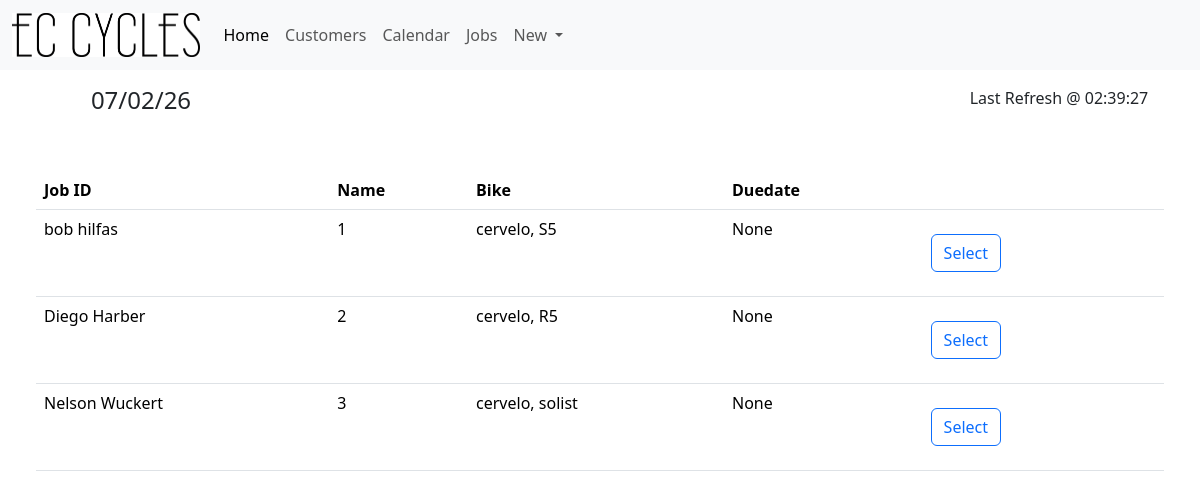
The app's page /, older data.
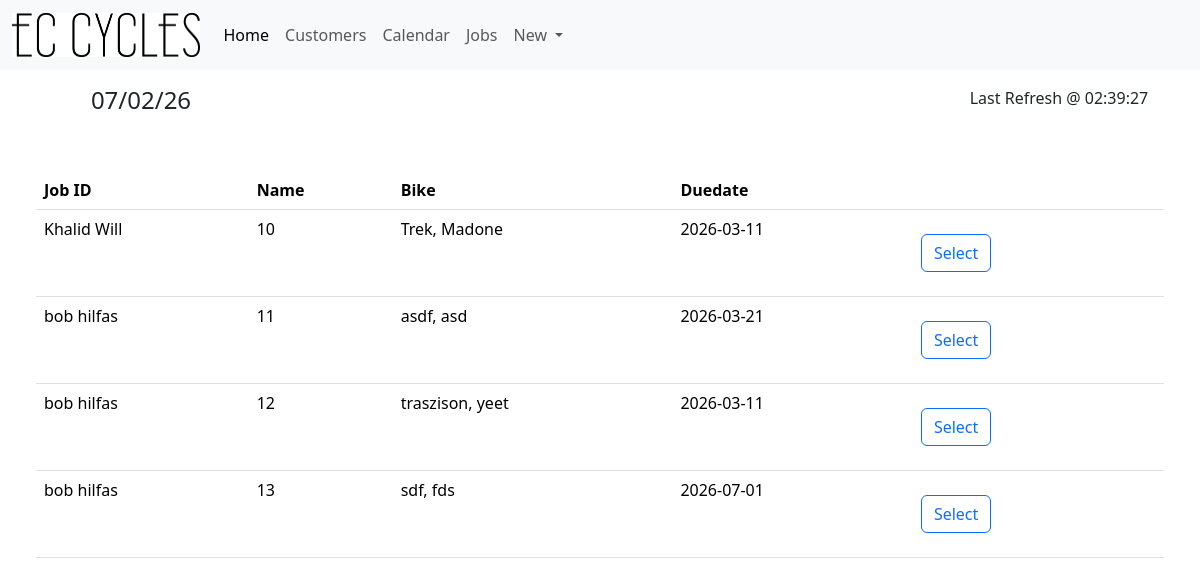
The same page, newer data.
### tables this page shows
CREATE TABLE "Jobs" (
	"JobID"	INTEGER NOT NULL UNIQUE,
	"Cust_ID"	INTEGER NOT NULL,
	"BikeBrand"	TEXT,
	"BikeModel"	TEXT,
	"JobDetails"	TEXT,
	"DueDate"	DATE , Status TEXT DEFAULT 'Not Started',
	PRIMARY KEY("JobID" AUTOINCREMENT)
);

CREATE TABLE "Customers" (
	"Cust_ID"	INTEGER NOT NULL UNIQUE,
	"CustFName"	TEXT NOT NULL,
	"CustLName"	TEXT,
	"CustAddress"	TEXT,
	"CustPNumber"	INTEGER,
	"CustEmail"	INTEGER,
	"CustDetails"	TEXT,
	PRIMARY KEY("Cust_ID" AUTOINCREMENT)
);

### app.py (the view)
@app.route('/')
def index():
    time = time_gen()
    conn = get_db_conn()
    sql = "SELECT jobs.* ,Customers.CustFName,Customers.CustLName FROM Jobs INNER JOIN Customers ON Customers.Cust_ID = Jobs.Cust_ID;"
    jobs = conn.execute(sql).fetchall()
    conn.close()
    return render_template("index.html", jobs=jobs, time=time)

### app.py (called while the page is built)
def time_gen():
    time_dict = {"":""}
    day_info = datetime.datetime.now()
    date = day_info.strftime("%x")
    time = day_info.strftime("%X")
    time_dict["Date"] = date
    time_dict["Time"] = time
    return time_dict

def get_db_conn():
    conn = sqlite3.connect('JobCards.db')
    conn.row_factory = sqlite3.Row
    return conn

### Templates/index.html
{% extends 'base.html' %}
{% block content %}
<div class="p-5">
    <table class="table">
        <thead>
        <tr>
            <th scope="col">Job ID</th>
            <th scope="col">Name</th>
            <th scope="col">Bike</th>
            <th scope="col">Duedate</th>
            <th></th>
        </tr>
        </thead>
        <tbody>
            {% for jobs in jobs %}
            <tr>
                <td >{{ jobs.CustFName }} {{ jobs.CustLName }}</td>
                <td>{{ jobs.jobID }}</td>
                <td>{{ jobs.BikeBrand }}, {{ jobs.BikeModel }}</td>
                <td>{{ jobs.DueDate }}</td>
                <td id="Select"><form action="{{ url_for('ViewJobCard', id=jobs.jobID) }}" method="get"  style="display:inline;">
                    <button class="btn btn-outline-Primary m-3" type="submit">Select</button></form></td>
            </tr>
            {% endfor %}
        </tbody>
    </table>
</div>
{% endblock %}

Row changes from the older to the newer data that the page shows:
removed Jobs: CustFName "bob", CustLName "hilfas", jobID "1", BikeBrand "cervelo", BikeModel "S5", DueDate "None"
removed Jobs: CustFName "Diego", CustLName "Harber", jobID "2", BikeBrand "cervelo", BikeModel "R5", DueDate "None"
removed Jobs: CustFName "Nelson", CustLName "Wuckert", jobID "3", BikeBrand "cervelo", BikeModel "solist", DueDate "None"
added Jobs: CustFName "Khalid", CustLName "Will", jobID "10", BikeBrand "Trek", BikeModel "Madone", DueDate "2026-03-11"
added Jobs: CustFName "bob", CustLName "hilfas", jobID "11", BikeBrand "asdf", BikeModel "asd", DueDate "2026-03-21"
added Jobs: CustFName "bob", CustLName "hilfas", jobID "12", BikeBrand "traszison", BikeModel "yeet", DueDate "2026-03-11"
added Jobs: CustFName "bob", CustLName "hilfas", jobID "13", BikeBrand "sdf", BikeModel "fds", DueDate "2026-07-01"
